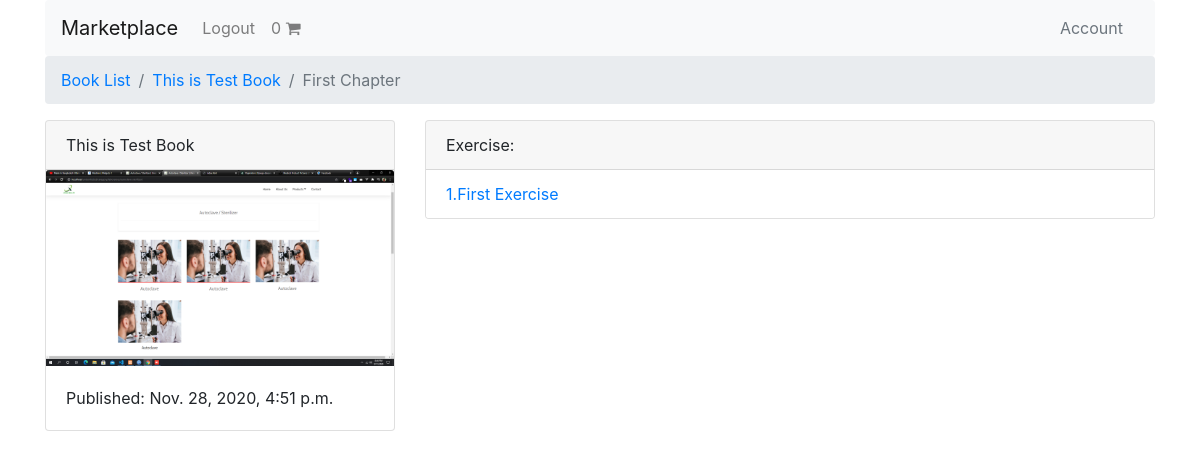
Page /test-book/1 (signed in) on the committed database.
### books/models.py (models this page shows, shortened)
class Chapter(models.Model):
    book = models.ForeignKey(Book, on_delete=models.CASCADE)
    chapter_number = models.IntegerField()
    title = models.CharField(max_length=100)
    def __str__(self):
        return self.title

class Book(models.Model):
    authors = models.ManyToManyField(Author)
    title = models.CharField(max_length=100)
    publication_date = models.DateTimeField()
    isbn = models.CharField(max_length=16)
    slug = models.SlugField()
    cover = models.ImageField()
    price = models.FloatField()
    def get_absolute_url(self):
        return reverse("books:book_detail", kwargs={
            'slug': self.slug
        })

class Exercise(models.Model):
    chapter = models.ForeignKey(Chapter, on_delete=models.CASCADE)
    exercise_number = models.IntegerField()
    page_number = models.IntegerField()
    title = models.CharField(max_length=100)
    def get_absolute_url(self):
        return reverse("books:exercise_detail", kwargs={
            'book_slug': self.chapter.book.slug,
            'chapter_number': self.chapter.chapter_number,
            'exercise_number': self.exercise_number
        })

### books/views.py (the view)
def chapter_detail(request, book_slug, chapter_number):
    chapter_qs = Chapter.objects\
        .filter(book__slug=book_slug)\
        .filter(chapter_number=chapter_number)
    chapter = chapter_qs[0]
    book_status = check_book_relationship(request, chapter.book)
    if chapter_qs.exists():
        context = {
            'chapter': chapter,
            'book_status': book_status
        }
        return render(request, 'chapter_detail.html', context)
    raise Http404

### books/views.py (called while the page is built, shortened)
def check_book_relationship(request, book):
    if book in request.user.userlibrary.books.all():
        return OWNED

### shopping_cart/templatetags/cart_template_tags.py (called while the page is built)
@register.filter
def cart_item_count(user):
    if user.is_authenticated:
        qs = Order.objects.filter(user=user, is_ordered=False)
        if qs.exists():
            return qs[0].items.count()
    return 0

### templates/chapter_detail.html (shortened to what this page needs)
{% extends "base.html" %}
{% block breadcrumb %}
<nav aria-label="breadcrumb">
    <ol class="breadcrumb">
        <li class="breadcrumb-item"><a href="{% url 'books:book_list' %}">Book List</a></li>
        <li class="breadcrumb-item"><a href="{{ chapter.book.get_absolute_url }}">{{chapter.book.title}}</a></li>
        <li class="breadcrumb-item active" aria-current="page">{{chapter}}</li>
    </ol>
</nav>
{% endblock breadcrumb %}
{% block content %}
<div class="row">
    <main class="col-md-4">
        {% include "book_snippet.html" with book=chapter.book %}
    </main>
    <aside class="col-md-8">
        <div class="card">
            <div class="card-header">
                Exercise:
            </div>
            <ul class="list-group list-group-flush">
                {% for exercise in chapter.exercise_set.all %}
                <li class="list-group-item"><a
                        href="{{exercise.get_absolute_url}}">{{exercise.exercise_number}}.{{exercise.title}}</a></li>
                {% endfor %}
            </ul>
        </div>
    </aside>
</div>
{% endblock content %}

### templates/navbar.html (shortened to what this page needs)
{% load cart_template_tags %}
<nav class="navbar navbar-expand-lg navbar-light bg-light rounded">
    <a class="navbar-brand" href="{% url 'books:book_list' %}">Marketplace</a>
    <div class="collapse navbar-collapse" id="navbarsExample09">
        <ul class="navbar-nav mr-auto">
            {% if request.user.is_authenticated %}
            <li class="nav-item">
                <a class="nav-link" href="{% url 'account_logout' %}">Logout</a>
            </li>
            <li class="nav-item">
                <a class="nav-link" href="{% url 'cart:order_summary' %}">{{ request.user|cart_item_count }}
                    <i class='fa fa-shopping-cart'></i>
                </a>
            </li>
            {% endif %}
        </ul>
        <a class="nav-link text-muted" href="{% url 'profile_view' %}">Account</a>
    </div>
</nav>

### templates/book_snippet.html (shortened to what this page needs)
<div class="card">
    <div class="card-header">{{book.title}}</div>
    <img src="{{book.cover.url}}" class="card-img-top">
    <div class="card-body">
        <p class="card-text">Published: {{book.publication_date}}</p>
    </div>
</div>

### rows in the picture
Chapter: book "This is Test Book", title "First Chapter"
Book: title "This is Test Book", cover (picture), publication_date "Nov. 28, 2020, 4:51 p.m."
Exercise: exercise_number "1", title "First Exercise"

### other values in the picture
{{ request.user|cart_item_count }} "0"
